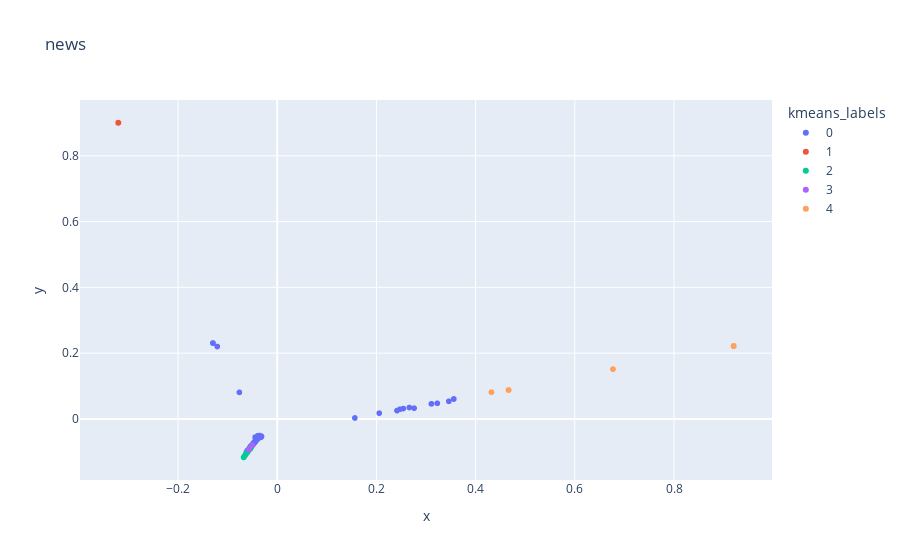

The notebook cell saved with this chart:
### Code cell
#perform pca
news['pca'] = news['tfidf'].pipe(hero.pca)#show scatterplot
hero.scatterplot(news, 'pca', color='kmeans_labels', title="news")

### Figure 1 — Plotly figure (JSON) as saved in the notebook; plotly's stock layout.template omitted (floating-point values rounded to 4 significant figures; data arrays with more than 128 entries replaced by an {"elided": "..."} marker saying what was removed)
{"data": [{"hovertemplate": "kmeans_labels=0<br>x=%{x}<br>y=%{y}<extra></extra>", "legendgroup": "0", "marker": {"color": "#636efa", "symbol": "circle"}, "mode": "markers", "name": "0", "showlegend": true, "type": "scattergl", "x": {"elided": "4591 float values"}, "xaxis": "x", "y": {"elided": "4591 float values"}, "yaxis": "y"}, {"hovertemplate": "kmeans_labels=1<br>x=%{x}<br>y=%{y}<extra></extra>", "legendgroup": "1", "marker": {"color": "#EF553B", "symbol": "circle"}, "mode": "markers", "name": "1", "showlegend": true, "type": "scattergl", "x": {"elided": "267 float values"}, "xaxis": "x", "y": {"elided": "267 float values"}, "yaxis": "y"}, {"hovertemplate": "kmeans_labels=2<br>x=%{x}<br>y=%{y}<extra></extra>", "legendgroup": "2", "marker": {"color": "#00cc96", "symbol": "circle"}, "mode": "markers", "name": "2", "showlegend": true, "type": "scattergl", "x": {"elided": "168 float values"}, "xaxis": "x", "y": {"elided": "168 float values"}, "yaxis": "y"}, {"hovertemplate": "kmeans_labels=3<br>x=%{x}<br>y=%{y}<extra></extra>", "legendgroup": "3", "marker": {"color": "#ab63fa", "symbol": "circle"}, "mode": "markers", "name": "3", "showlegend": true, "type": "scattergl", "x": [-0.05712, -0.05712, -0.05712, -0.05712, -0.05712, -0.05712, -0.05712, -0.05712, -0.05712, -0.05712, -0.05712, -0.05712, -0.05712, -0.05712, -0.05712, -0.05712, -0.05712, -0.05712, -0.05712, -0.05712, -0.05712, -0.05712, -0.05712, -0.05712, -0.05712, -0.05712, -0.05712, -0.05712, -0.05712, -0.05712, -0.05712, -0.05712, -0.05712, -0.05044, -0.05044, -0.05712, -0.05712, -0.05712, -0.05712, -0.05044, -0.05044, -0.05044, -0.05044, -0.05044, -0.05712, -0.05712, -0.05712, -0.05712, -0.05712, -0.05712, -0.05712, -0.05712, -0.05712, -0.05712, -0.05712, -0.05712, -0.05712, -0.05712, -0.05712, -0.05712, -0.05712, -0.05712, -0.05712, -0.05712, -0.05712, -0.05712, -0.05712, -0.05712, -0.05712, -0.05712, -0.05712, -0.05712, -0.05712, -0.05712, -0.05712, -0.05712, -0.05712, -0.05712, -0.05712, -0.05712, -0.05712, -0.05712, -0.05712, -0.05712, -0.05712, -0.05712, -0.05712, -0.05712, -0.05712, -0.05712, -0.05712, -0.05712, -0.05712, -0.05712, -0.05712, -0.05712, -0.05712, -0.05712, -0.05712, -0.05712, -0.05712, -0.05712, -0.05712, -0.05712, -0.05712, -0.05712, -0.05712, -0.05712, -0.05712, -0.05712, -0.05712, -0.05712, -0.05712, -0.05712, -0.05712, -0.05712, -0.05712, -0.05712, -0.05712], "xaxis": "x", "y": [-0.09367, -0.09367, -0.09367, -0.09367, -0.09367, -0.09367, -0.09367, -0.09367, -0.09367, -0.09367, -0.09367, -0.09367, -0.09367, -0.09367, -0.09367, -0.09367, -0.09367, -0.09367, -0.09367, -0.09367, -0.09367, -0.09367, -0.09367, -0.09367, -0.09367, -0.09367, -0.09367, -0.09367, -0.09367, -0.09367, -0.09367, -0.09367, -0.09367, -0.08005, -0.08005, -0.09367, -0.09367, -0.09367, -0.09367, -0.08005, -0.08005, -0.08005, -0.08005, -0.08005, -0.09367, -0.09367, -0.09367, -0.09367, -0.09367, -0.09367, -0.09367, -0.09367, -0.09367, -0.09367, -0.09367, -0.09367, -0.09367, -0.09367, -0.09367, -0.09367, -0.09367, -0.09367, -0.09367, -0.09367, -0.09367, -0.09367, -0.09367, -0.09367, -0.09367, -0.09367, -0.09367, -0.09367, -0.09367, -0.09367, -0.09367, -0.09367, -0.09367, -0.09367, -0.09367, -0.09367, -0.09367, -0.09367, -0.09367, -0.09367, -0.09367, -0.09367, -0.09367, -0.09367, -0.09367, -0.09367, -0.09367, -0.09367, -0.09367, -0.09367, -0.09367, -0.09367, -0.09367, -0.09367, -0.09367, -0.09367, -0.09367, -0.09367, -0.09367, -0.09367, -0.09367, -0.09367, -0.09367, -0.09367, -0.09367, -0.09367, -0.09367, -0.09367, -0.09367, -0.09367, -0.09367, -0.09367, -0.09367, -0.09367, -0.09367], "yaxis": "y"}, {"hovertemplate": "kmeans_labels=4<br>x=%{x}<br>y=%{y}<extra></extra>", "legendgroup": "4", "marker": {"color": "#FFA15A", "symbol": "circle"}, "mode": "markers", "name": "4", "showlegend": true, "type": "scattergl", "x": {"elided": "317 float values"}, "xaxis": "x", "y": {"elided": "317 float values"}, "yaxis": "y"}], "layout": {"legend": {"title": {"text": "kmeans_labels"}, "tracegroupgap": 0}, "title": {"text": "news"}, "xaxis": {"anchor": "y", "domain": [0, 1], "title": {"text": "x"}}, "yaxis": {"anchor": "x", "domain": [0, 1], "title": {"text": "y"}}}}
